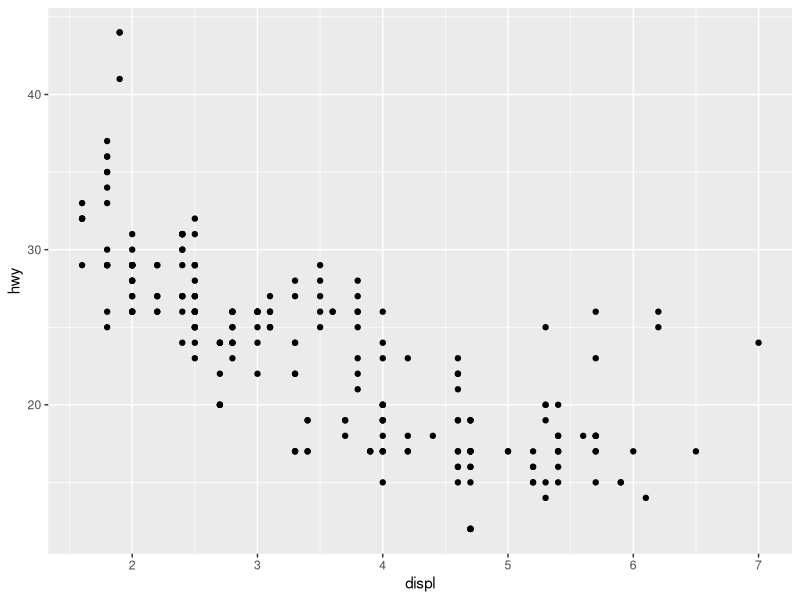
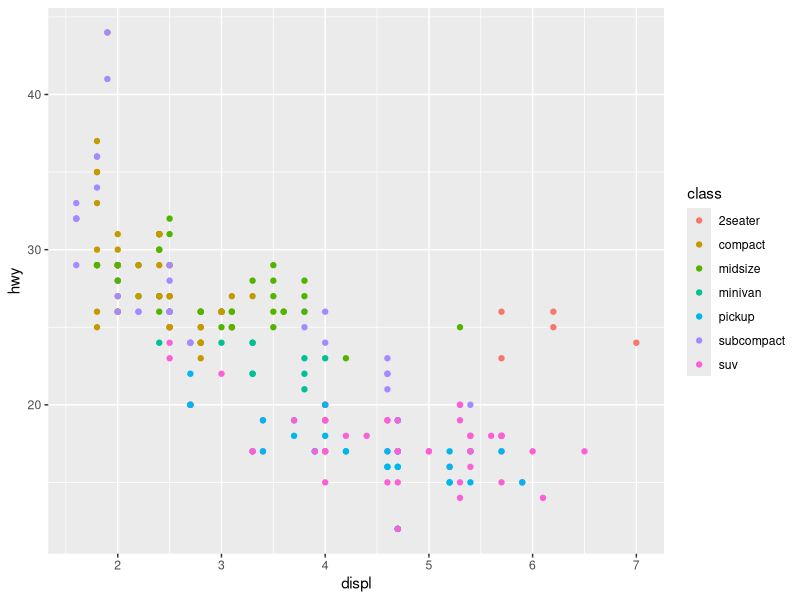
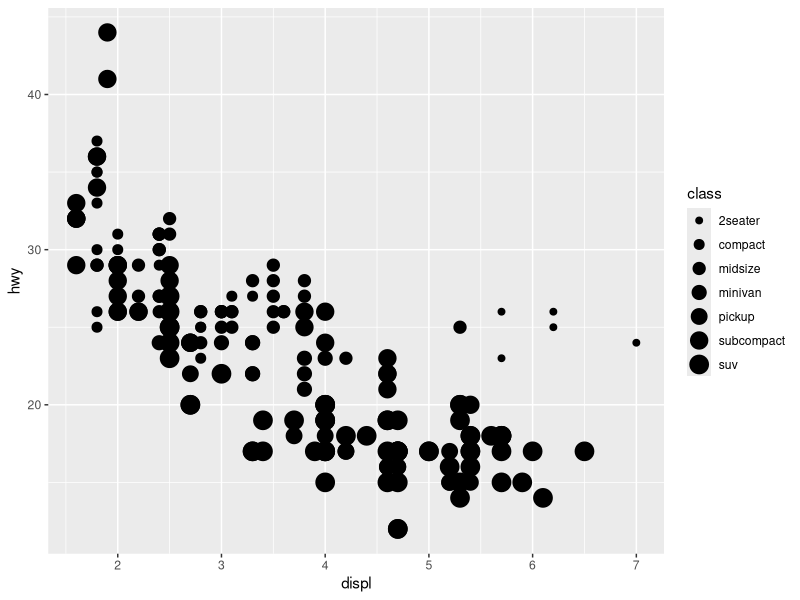
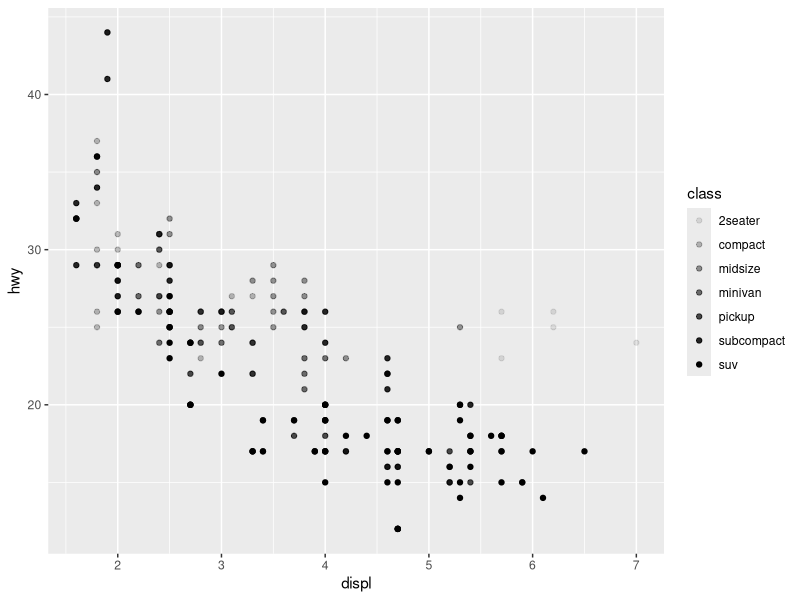
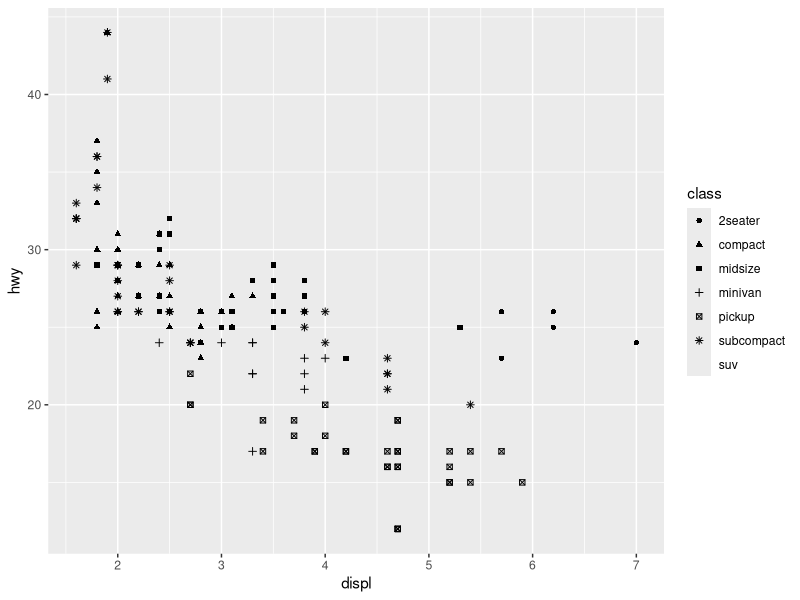
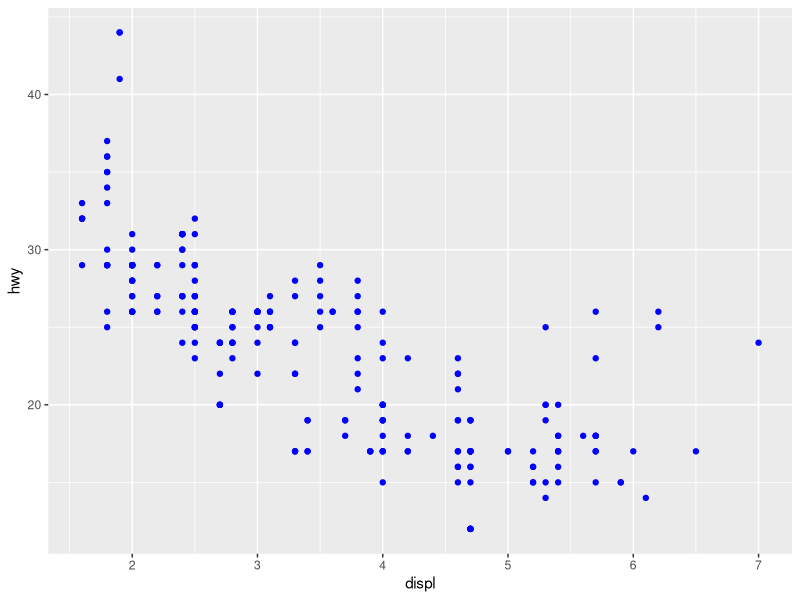
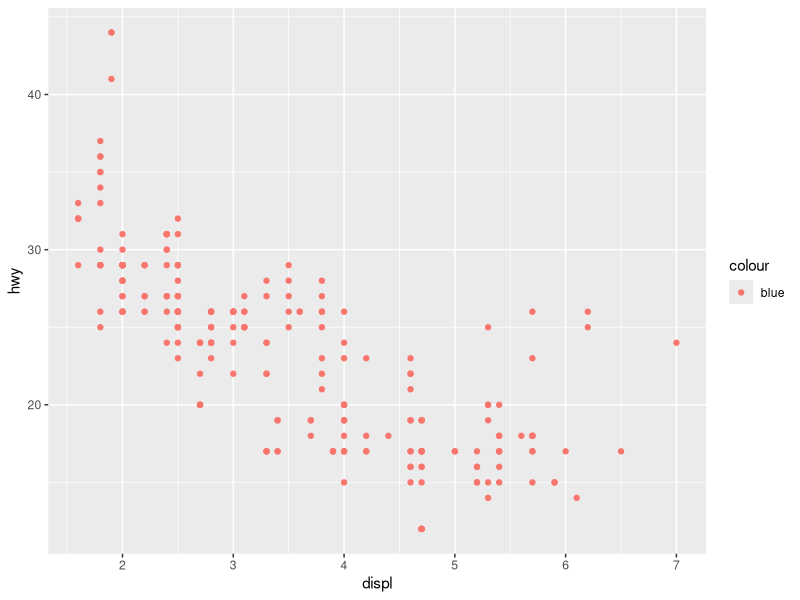
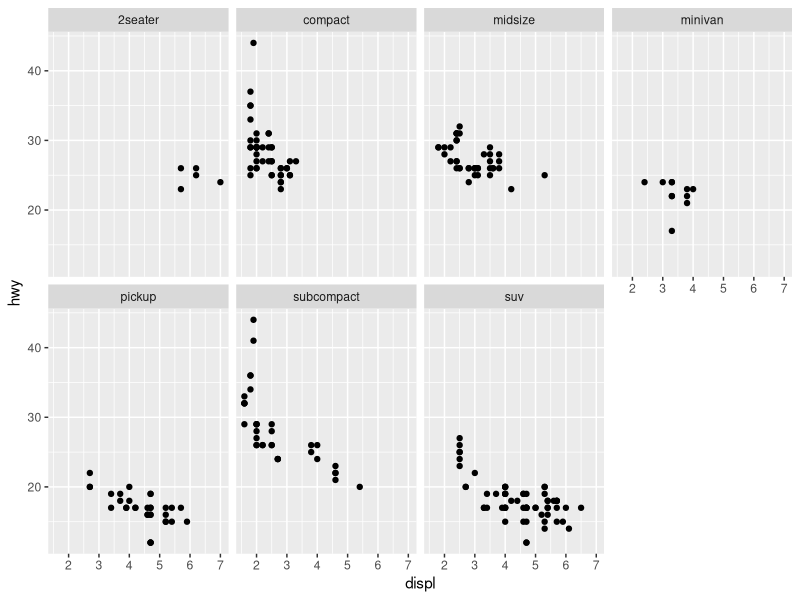

Write the R code that produced these figures, in order.
## R Visualizations
#install.packages("tidyverse")
library(tidyverse)

mpg
?mpg

ggplot(data = mpg) + 
  geom_point(mapping = aes(x = displ, y = hwy))

#ggplot(data = <DATA>) + 
#  <GEOM_FUNCTION>(mapping = aes(<MAPPINGS>))

ggplot(data = mpg) + 
  geom_point(mapping = aes(x = displ, y = hwy, color = class))


ggplot(data = mpg) + 
  geom_point(mapping = aes(x = displ, y = hwy, size = class))
#> Warning: Using size for a discrete variable is not advised.


# Left
ggplot(data = mpg) + 
  geom_point(mapping = aes(x = displ, y = hwy, alpha = class))

# Right
ggplot(data = mpg) + 
  geom_point(mapping = aes(x = displ, y = hwy, shape = class))


ggplot(data = mpg) + 
  geom_point(mapping = aes(x = displ, y = hwy), color = "blue")

ggplot(data = mpg) + 
  geom_point(mapping = aes(x = displ, y = hwy, color = "blue"))

ggplot(data = mpg) + 
  geom_point(mapping = aes(x = displ, y = hwy)) + 
  facet_wrap(~ class, nrow = 2)

ggplot(data = mpg) + 
  geom_point(mapping = aes(x = displ, y = hwy)) + 
  facet_grid(drv ~ cyl)
